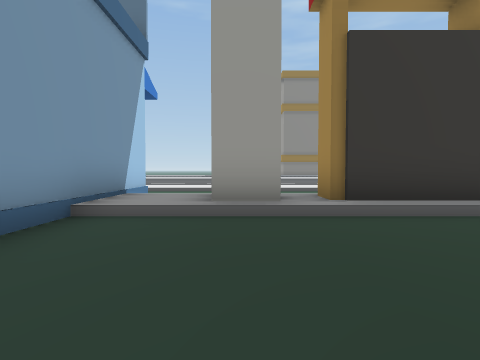
[1] (above)

24 first-person views from a walk through a 3-D level made in the Unity game engine. The camera is 1.2 m above the floor, tilts 2° down and sees 80° across. The floor is counted in squares, 2 m on a side. Each view is taken from the middle of a square. On the plan, view 1 faces up. The plan holds only what a view shows up to about 9 squares ahead; the rest is blank. The place goes on beyond the plan. The player character is not drawn.

[2]
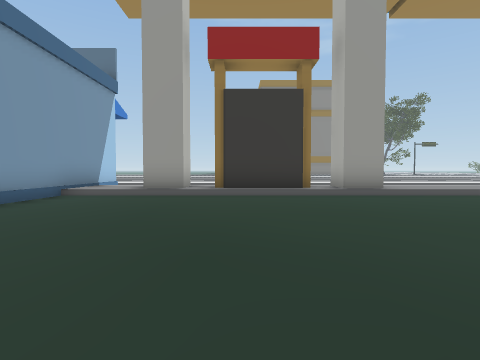

[3]
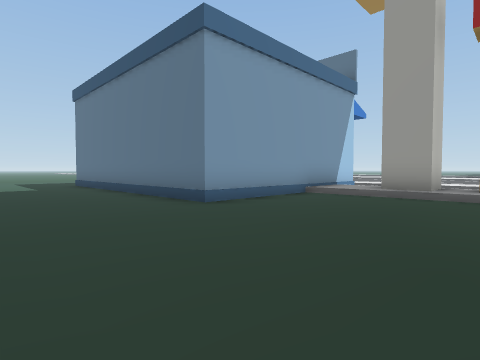

[4]
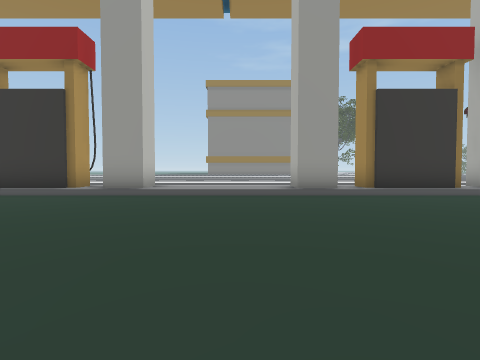

[5]
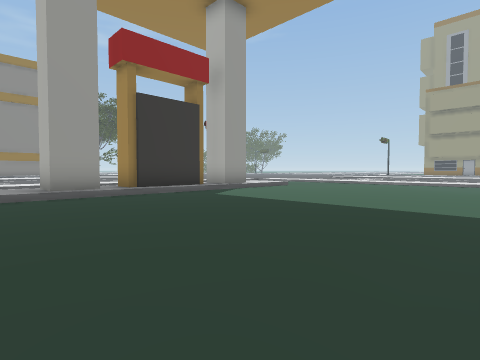

[6]
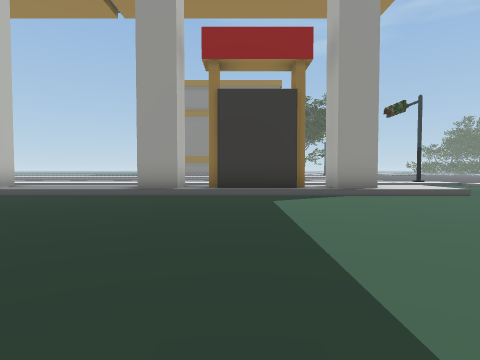

[7]
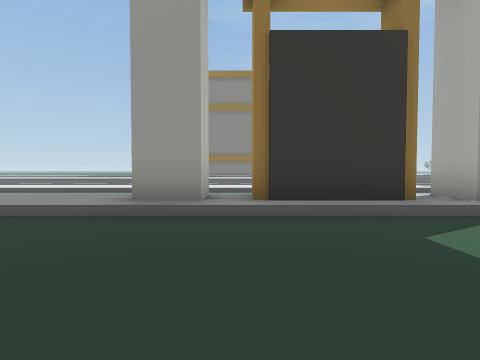

[8]
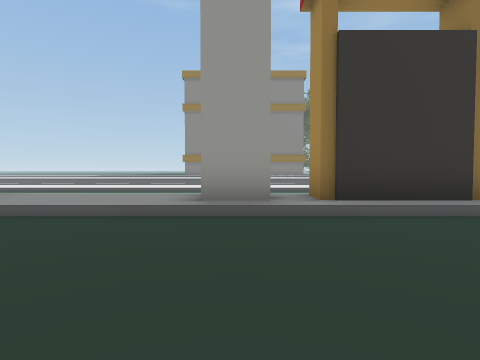

[9]
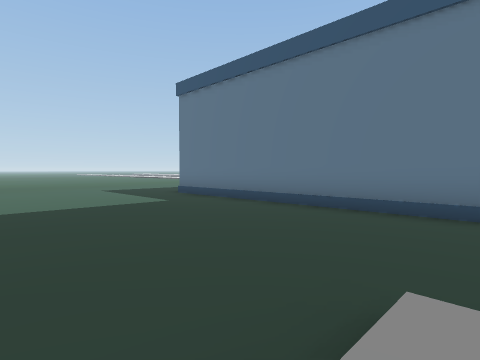

[10]
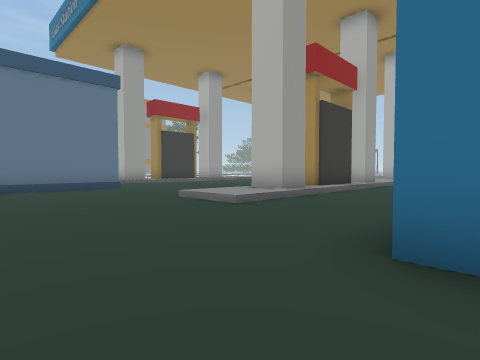

[11]
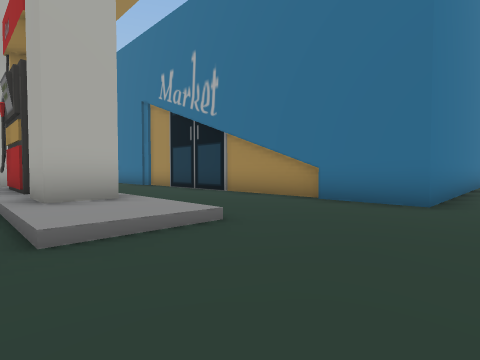

[12]
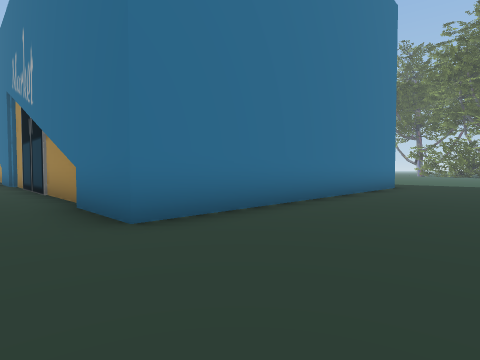

[13]
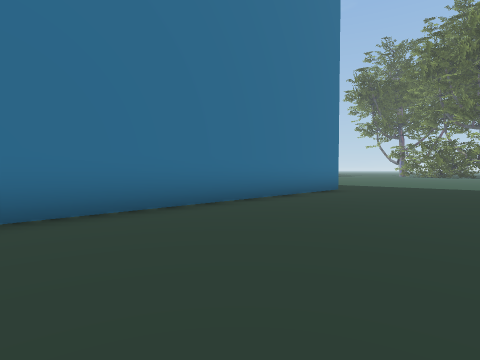

[14]
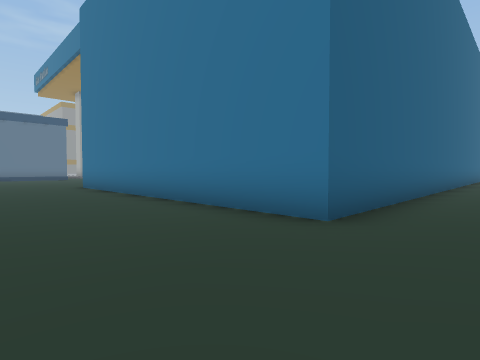

[15]
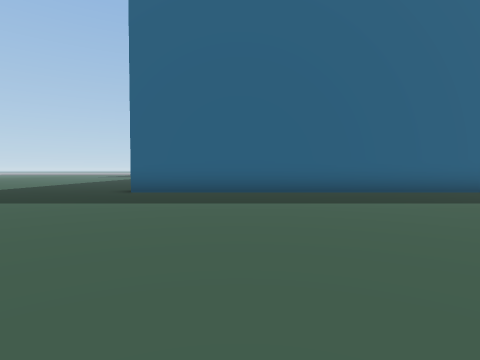

[16]
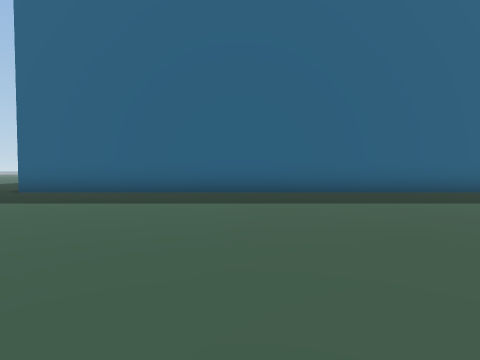

[17]
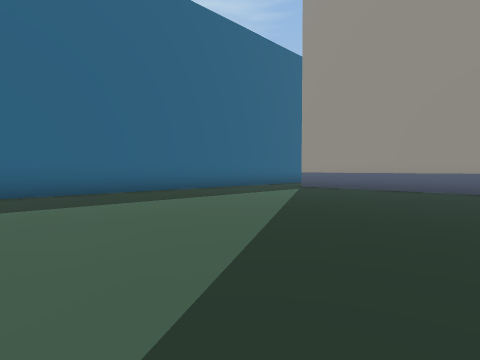

[18]
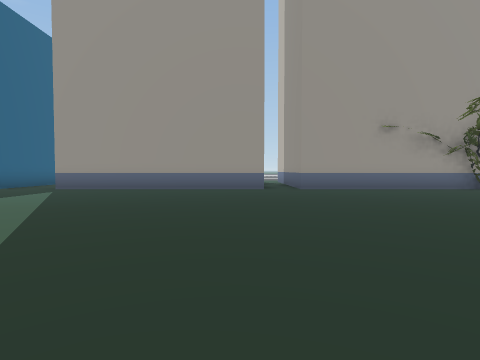

[19]
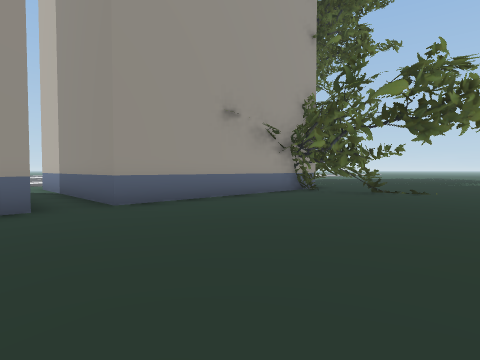

[20]
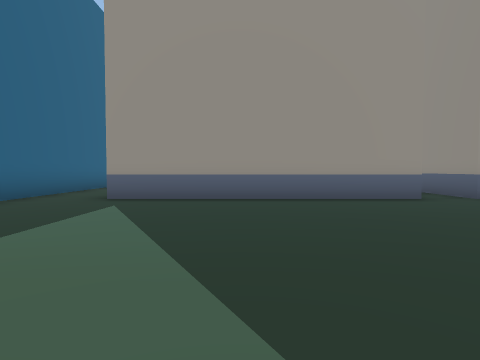

[21]
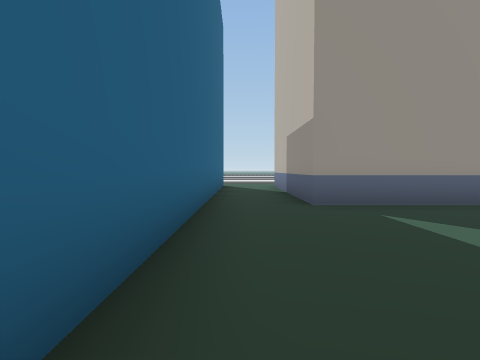

[22]
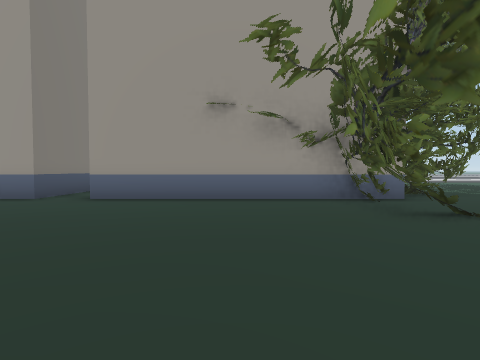

[23]
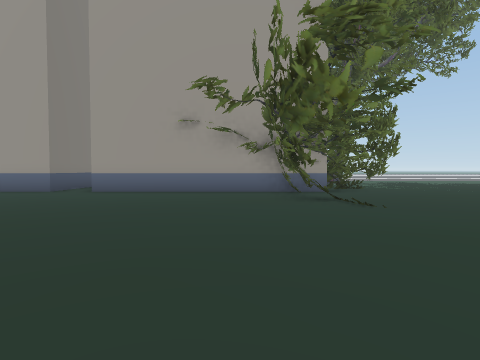

[24]
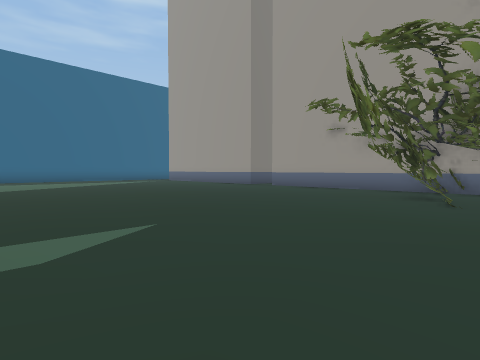

### Floor plan
Key: @ floor where view 1 was taken; # wall or solid block; . main floor; : floor 0.25 m higher than the main floor; / step, stairs or slope; O other object.
Columns run from 8 left of view 1 to 17 right of it. Each row starts with its distance up from view 1.
  8       ////////////
  7       /
  6      #/.      ....
  5      #/:#:##:#::::#:##:#::
  4      #/:::::::::::::::::::
  3      #/...................
  2      #/..................
  1 ######/...................
  0 ........@.................
 -1 ............. ............
 -2 ............   ...........
 -3 ...........     ......
 -4 ......::#:##:#
 -5  .....:::::
 -6   ..........
 -7  ............
 -8  ............
 -9 ....#########
-10 ....#
-11 ....#
-12 ....#
-13 ....#
-14 ....#
-15  ...#
-16 ....#
-17 ....######################
-18  .........................
-19  .........................
-20  ....................OOOOO
-21    ..................O
-22     .................O
-23      ................O
-24       ...............O
-25        .  . .........OOO
-26              .............
-27              ........OOOOO
-28              ........O
-29             .........#
-30             .........O
-31             .........O
-32             ....../###
-33             .... ////#
-34             .........##
-35                  .....#

Where each view was taken, in squares from view 1:
view 1: 0 up, 0 right, facing up
view 2: 3 down, 2 right, facing up
view 3: 3 down, 2 right, facing up-left
view 4: 3 down, 8 right, facing up
view 5: 3 down, 8 right, facing up-right
view 6: 3 down, 12 right, facing up
view 7: 0 up, 11 right, facing up
view 8: 0 up, 10 right, facing up
view 9: 5 down, 2 left, facing up-left
view 10: 9 down, 6 left, facing up-right
view 11: 3 down, 5 left, facing down-right
view 12: 7 down, 7 left, facing down-right
view 13: 9 down, 8 left, facing down-right
view 14: 19 down, 7 left, facing up-right
view 15: 25 down, 1 left, facing up
view 16: 25 down, 2 right, facing up
view 17: 25 down, 4 right, facing up-right
view 18: 25 down, 4 right, facing right
view 19: 25 down, 8 right, facing down-right
view 20: 22 down, 7 right, facing right
view 21: 18 down, 8 right, facing right
view 22: 30 down, 7 right, facing right
view 23: 31 down, 5 right, facing right
view 24: 34 down, 4 right, facing up-right
